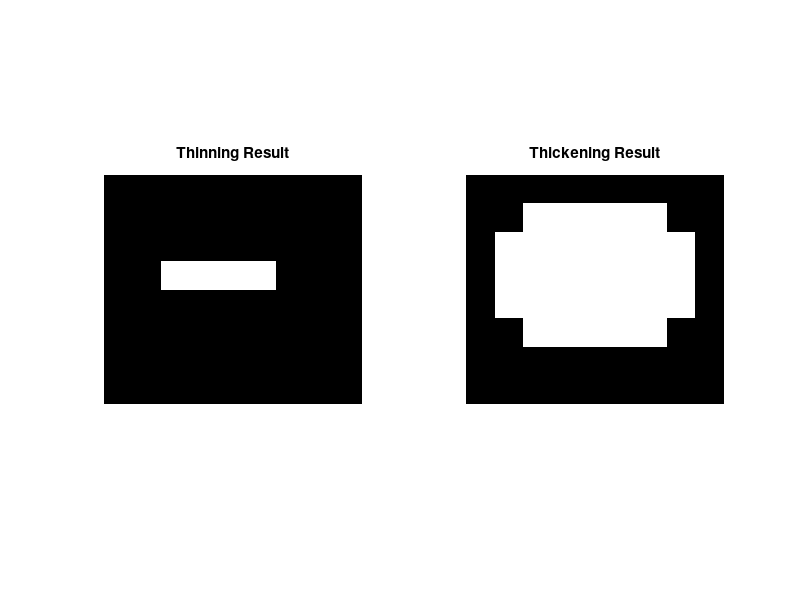

MATLAB code to generate this figure:
% Create a sample binary image
imag = [0 0 0 0 0 0 0 0 0;
        0 0 0 0 0 0 0 0 0;
        0 0 0 1 1 1 0 0 0;
        0 0 1 1 1 1 1 0 0;
        0 0 0 1 1 1 0 0 0;
        0 0 0 0 0 0 0 0 0;
        0 0 0 0 0 0 0 0 0;
        0 0 0 0 0 0 0 0 0];
     
% Convert to logical (binary) image
binary_image = logical(imag);

% Save as a PNG file
imwrite(binary_image, 'binary_image.png');

% Load a binary image (0 for background, 1 for foreground)
image = imread('binary_image.png');
binary_image = im2bw(image);

% Perform thinning operation
thin_result = bwmorph(binary_image, 'thin', Inf);

% Perform thickening operation
se = strel('square', 3); % Define a structuring element (you can use other shapes as well)
thick_result = imdilate(binary_image, se);

% Display results
figure;
subplot(1, 2, 1);
imshow(thin_result);
title('Thinning Result');

subplot(1, 2, 2);
imshow(thick_result);
title('Thickening Result');
